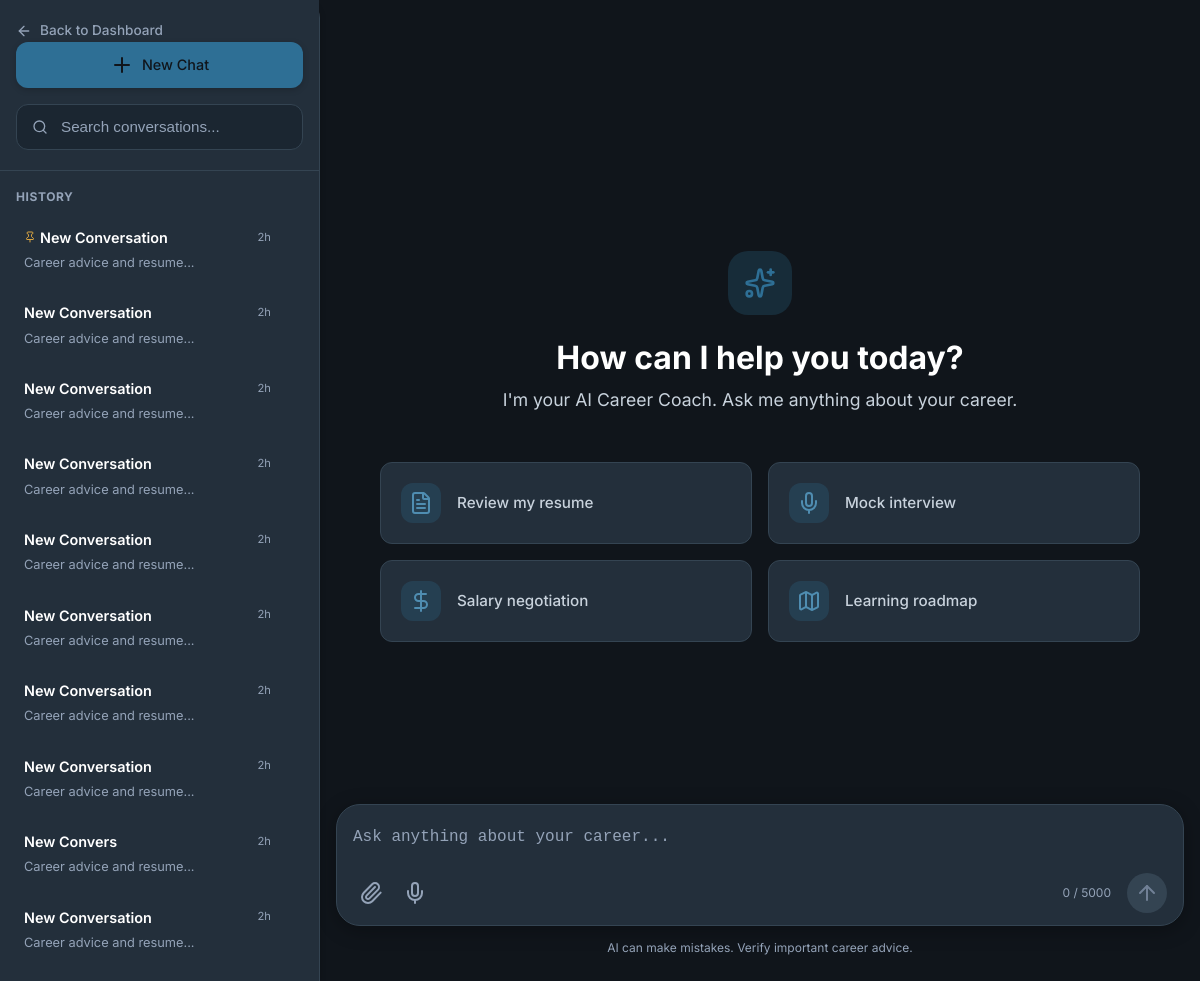
/chat/ (signed in), run on the app's committed database.
### tables this page shows
CREATE TABLE chat_sessions (
            session_id TEXT PRIMARY KEY,
            user_id INTEGER NOT NULL,
            title TEXT DEFAULT 'New Conversation',
            is_pinned INTEGER DEFAULT 0,
            is_archived INTEGER DEFAULT 0,
            created_at TIMESTAMP DEFAULT CURRENT_TIMESTAMP,
            updated_at TIMESTAMP DEFAULT CURRENT_TIMESTAMP,
            FOREIGN KEY (user_id) REFERENCES users(id) ON DELETE CASCADE
        );

### backend/routes/chat.py (the view)
@chat_bp.route('/')
@login_required
def index():
    user_id = session['user_id']
    session_id = request.args.get('session_id')
    if not session_id:
        session_id = ChatModel.generate_session_id()
    messages = ChatModel.get_session(session_id)
    sessions = ChatModel.get_user_sessions(user_id, module='career_coach')
    suggestions = get_suggested_questions('general')
    return render_template('chat/index.html',
                         session_id=session_id,
                         messages=messages,
                         sessions=sessions,
                         suggestions=suggestions)

### backend/database/db.py (called while the page is built)
def get_db_path() -> str:
    base_dir = os.path.dirname(os.path.dirname(os.path.dirname(os.path.abspath(__file__))))
    return os.path.join(base_dir, DATABASE_PATH)

def get_connection(db_path: Optional[str] = None) -> sqlite3.Connection:
    path = db_path or get_db_path()
    conn = sqlite3.connect(path)
    conn.row_factory = sqlite3.Row
    conn.execute("PRAGMA foreign_keys = ON")
    conn.execute("PRAGMA journal_mode = WAL")
    return conn

@contextmanager
def get_db(db_path: Optional[str] = None):
    conn = get_connection(db_path)
    try:
        yield conn
        conn.commit()
    except Exception:
        conn.rollback()
        raise
    finally:
        conn.close()

def execute_query(query: str, params: tuple = (), db_path: Optional[str] = None) -> list[dict]:
    from backend.utils.logger import db_logger
    import time
    start = time.time()
    with get_db(db_path) as db:
        cursor = db.execute(query, params)
        rows = cursor.fetchall()
        duration = int((time.time() - start) * 1000)
        table = query.split('FROM')[1].split('WHERE')[0].strip() if 'FROM' in query else 'unknown'
        log_msg = f"\n[DB]\nSELECT\n{table}\nRows:{len(rows)}\n{duration} ms"
        db_logger.info(log_msg)
        return [dict(row) for row in rows]

### backend/models/chat.py (called while the page is built)
    @staticmethod
    def get_session(session_id: str) -> list[dict]:
        return execute_query(
            "SELECT * FROM chat_history WHERE session_id = ? ORDER BY created_at ASC",
            (session_id,)
        )

    @staticmethod
    def get_user_sessions(user_id: int, module: str = None) -> list[dict]:
        return execute_query(
            """
            SELECT
                cs.session_id,
                cs.title,
                cs.is_pinned,
                cs.is_archived,
                cs.created_at as session_created_at,
                cs.updated_at,
                MIN(ch.created_at) as started_at,
                MAX(ch.created_at) as last_message,
                COUNT(ch.id) as message_count
            FROM chat_sessions cs
            LEFT JOIN chat_history ch ON cs.session_id = ch.session_id
            WHERE cs.user_id = ? AND cs.is_archived = 0
            GROUP BY cs.session_id
            ORDER BY cs.is_pinned DESC, cs.updated_at DESC
            """,
            (user_id,)
        )

    @staticmethod
    def generate_session_id() -> str:
        return str(uuid.uuid4())

### templates/chat/index.html (shortened to what this page needs)
{% extends "base.html" %}
{% block extra_css %}
<link rel="stylesheet" href="{{ url_for('static', filename='css/chat-premium.css') }}?v=2.2.0">
<link rel="stylesheet" href="https://cdnjs.cloudflare.com/ajax/libs/highlight.js/11.7.0/styles/atom-one-dark.min.css">
{% endblock %}
{% block body %}
<div class="chat-app-layout">
    <aside class="chat-app-sidebar">
        <div class="sidebar-header">
            <a href="{{ url_for('dashboard.index') }}" class="back-to-dash">
                <i data-lucide="arrow-left" style="width:16px;height:16px;"></i> Back to Dashboard
            </a>
            <button class="btn btn-primary w-100 mt-3 d-flex align-items-center justify-content-center gap-2 new-chat-btn" onclick="startNewChat()">
                <i data-lucide="plus"></i> New Chat
            </button>
            <div class="chat-search-wrapper mt-3">
                <input type="text" id="chatSearch" class="form-control" placeholder="Search conversations...">
            </div>
        </div>
        <div class="sidebar-conversations" id="chatSessionsList">
            {% if sessions %}
                <div class="chat-group-title">History</div>
                <div class="sessions-list">
                    {% for session_item in sessions %}
                    <a href="{{ url_for('chat.index', session_id=session_item.session_id) }}" class="session-card {% if session_item.session_id == session_id %}active{% endif %}" data-session-id="{{ session_item.session_id }}" data-title="{{ session_item.title|default('Conversation') }}">
                        <div class="session-card-content">
                            <div class="session-title-row">
                                <span class="session-title">
                                    {% if session_item.is_pinned %}<i data-lucide="pin" class="pin-icon"></i>{% endif %}
                                    {{ session_item.title|default('New Conversation') }}
                                </span>
                                <span class="session-time">2h</span>
                            </div>
                            <div class="session-preview">Career advice and resume...</div>
                        </div>
                    </a>
                    {% endfor %}
                </div>
            {% else %}
                <div class="text-muted text-center" style="font-size: 0.85rem; padding: 2rem 0;">No conversation history</div>
            {% endif %}
        </div>
    </aside>
    <main class="chat-app-main">
        <div class="chat-messages" id="chatMessages">
            {% if not messages %}
                <div class="chat-empty-state">
                    <div class="empty-icon-wrapper">
                        <i data-lucide="sparkles" style="width:32px;height:32px;color:var(--primary);"></i>
                    </div>
                    <h2>How can I help you today?</h2>
                    <p class="empty-subtitle">I'm your AI Career Coach. Ask me anything about your career.</p>
                    <div class="empty-suggestions">
                        <div class="suggestion-card" onclick="setPrompt('Can you review my resume for a Senior Software Engineer role?')">
                            <div class="sugg-icon"><i data-lucide="file-text"></i></div>
                            <div class="sugg-text">Review my resume</div>
                        </div>
                        <div class="suggestion-card" onclick="setPrompt('Let\'s do a mock interview for a Product Manager position.')">
                            <div class="sugg-icon"><i data-lucide="mic"></i></div>
                            <div class="sugg-text">Mock interview</div>
                        </div>
                        <div class="suggestion-card" onclick="setPrompt('What is the best way to negotiate a 20% salary increase?')">
                            <div class="sugg-icon"><i data-lucide="dollar-sign"></i></div>
                            <div class="sugg-text">Salary negotiation</div>
                        </div>
                        <div class="suggestion-card" onclick="setPrompt('Create a 3-month learning roadmap to transition to AI Engineering.')">
                            <div class="sugg-icon"><i data-lucide="map"></i></div>
                            <div class="sugg-text">Learning roadmap</div>
                        </div>
                    </div>
                </div>
            {% endif %}
        </div>
        <div class="chat-input-container">
            <div class="chat-input-box">
                <form id="chatForm" class="w-100">
                    <textarea id="chatInput" class="app-input-field" placeholder="Ask anything about your career..." rows="1" required></textarea>
                    <div class="input-actions-row">
                        <div class="input-tools">
                            <button type="button" class="tool-btn" title="Attach file"><i data-lucide="paperclip"></i></button>
                            <button type="button" class="tool-btn" title="Voice Input"><i data-lucide="mic"></i></button>
                        </div>
                        <div class="input-send-wrapper">
                            <span id="charCounter" class="char-counter">0 / 5000</span>
                            <button type="submit" id="sendBtn" class="send-btn circular" title="Send message" disabled>
                                <i data-lucide="arrow-up"></i>
                            </button>
                        </div>
                    </div>
                </form>
            </div>
            <div class="disclaimer-text">AI can make mistakes. Verify important career advice.</div>
        </div>
    </main>
</div>
{% endblock %}

### static/css/main.css (style rules this page uses)
:root { --primary: #2E6F95; --primary-light: #4F8DB1; --primary-dark: #1E5678; --primary-glow: rgba(46, 111, 149, 0.25); --accent: #D9A441; --accent-light: #E8C66D; --accent-dark: #B98524; --accent-glow: rgba(217, 164, 65, 0.20); --bg-primary: #10151B; --bg-secondary: #17212B; --bg-tertiary: #202B36; --bg-card: #232F3B; --bg-card-hover: #2A3847; --bg-input: #1B2631; --bg-glass: rgba(35, 47, 59, 0.70); --text-primary: #FFFFFF; --text-secondary: #C8D2DC; --text-tertiary: #94A3B8; --text-muted: #718096; --border: #344452; --border-light: rgba(255,255,255,0.05); --border-active: var(--primary); --success: #3BA55C; --warning: #F4B942; --danger: #E25555; --info: #5DA9E9; --shadow-sm: 0 2px 6px rgba(0,0,0,.18); --shadow-md: 0 8px 24px rgba(0,0,0,.28); --shadow-lg: 0 18px 50px rgba(0,0,0,.45); --shadow-glow: 0 0 35px rgba(46,111,149,.18); --shadow-card: inset 0 1px 0 rgba(255,255,255,.03); --glass-bg: rgba(35,47,59,.65); --glass-border: rgba(255,255,255,.08); --glass-blur: blur(24px); --font-primary: "Inter", -apple-system, BlinkMacSystemFont, "Segoe UI", sans-serif; --font-mono: "JetBrains Mono", monospace; --sidebar-width: 270px; --navbar-height: 72px; --radius-xs: 4px; --radius-sm: 8px; --radius-md: 12px; --radius-lg: 18px; --radius-xl: 24px; --radius-2xl: 32px; --radius-full: 999px; --transition-fast: .15s ease; --transition-normal: .30s ease; --transition-slow: .50s ease; --gradient-primary: linear-gradient( 135deg, #2E6F95 0%, #4F8DB1 100% ); --gradient-accent: linear-gradient( 135deg, #D9A441 0%, #E8C66D 100% ); --gradient-card: linear-gradient( 180deg, rgba(255,255,255,.03), rgba(255,255,255,.01) ); --gradient-bg: radial-gradient( circle at top right, rgba(46,111,149,.08), transparent 40% ), radial-gradient( circle at bottom left, rgba(217,164,65,.05), transparent 35% ); --btn-primary-bg: var(--gradient-primary); --btn-primary-hover: linear-gradient( 135deg, #3C7CA3, #5C99BD ); --btn-primary-text: #FFFFFF; --btn-secondary-bg: var(--gradient-accent); --btn-secondary-text: #1A1A1A; --hero-overlay: linear-gradient( 135deg, rgba(16,21,27,.92), rgba(23,33,43,.90) ); --chart-1: #2E6F95; --chart-2: #D9A441; --chart-3: #5DA9E9; --chart-4: #6BCB77; --chart-5: #F4B942; --chart-6: #E25555; --scrollbar-bg: #17212B; --scrollbar-thumb: #344452; --scrollbar-hover: #2E6F95; }
*, *::before, *::after { margin: 0; padding: 0; box-sizing: border-box; }
html { scroll-behavior: smooth; -webkit-font-smoothing: antialiased; -moz-osx-font-smoothing: grayscale; }
body { font-family: var(--font-primary); background: var(--bg-primary); color: var(--text-primary); line-height: 1.6; min-height: 100vh; overflow-x: hidden; }
a { color: var(--primary-light); text-decoration: none; transition: color var(--transition-fast); }
h1, h2, h3, h4, h5, h6 { font-weight: 700; line-height: 1.2; margin-bottom: 0.5em; color: var(--text-primary); }
h2 { font-size: 2rem; }
p { color: var(--text-secondary); margin-bottom: 1rem; }
.gap-2 { gap: 1rem; }

### static/css/components.css (style rules this page uses)
.btn { display: inline-flex; align-items: center; justify-content: center; gap: 0.5rem; padding: 0.65rem 1.5rem; font-family: var(--font-primary); font-size: 0.9rem; font-weight: 600; border: none; border-radius: var(--radius-sm); cursor: pointer; transition: all var(--transition-fast); text-decoration: none; white-space: nowrap; }
.btn-primary { background: var(--primary); color: var(--bg-primary); box-shadow: var(--shadow-sm); }

### static/css/pages.css (style rules this page uses)
.chat-messages { flex: 1; padding: 1.5rem; overflow-y: auto; }

### data on the page
chat_sessions: is_pinned 1 (drawn), title "New Conversation"
chat_sessions: title "New Conversation"
chat_sessions: title "New Conversation"
chat_sessions: title "New Conversation"
chat_sessions: title "New Conversation"
chat_sessions: title "New Conversation"
chat_sessions: title "New Conversation"
chat_sessions: title "New Conversation"
chat_sessions: title "New Convers"
chat_sessions: title "New Conversation"
